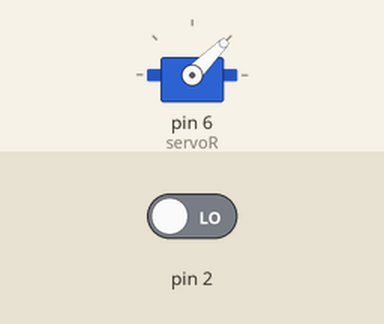
Simulated run of this sketch. Board: Arduino Uno, built with avr-gcc and run on an emulated ATmega328P. Parts: servo. The test bench sets the inputs (shaded band); at power-on: pin 2 LOW.

Above: at 1.2 s.
1.3 s: pin 2 driven HIGH
At 2.3 s:
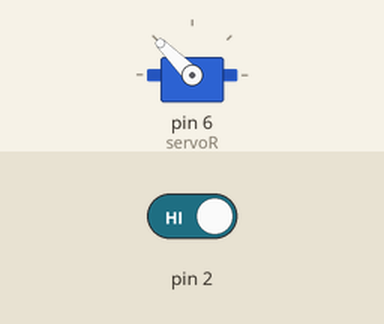
2.8 s: pin 2 driven LOW
At 3.5 s:
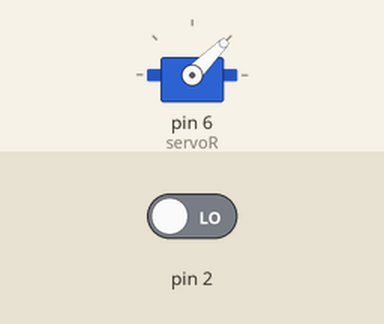
Timing chart, 0 to 5.8 s (numbered marks = the images above; inputs shaded):
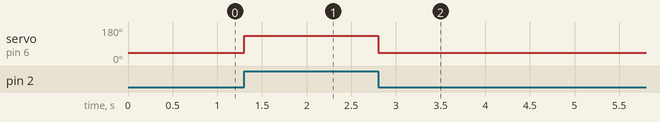

Measured:
- after the input at 1.3 s, servo on pin 6 (servoR): 45° → 135° at once
- after the input at 2.8 s, servo on pin 6 (servoR): 135° → 45° at once

The sketch:

Servo_Switch_Test.ino
```cpp
/*
 * Testing servo and switch integration
 */
#include <Servo.h>

Servo servoR;
int servo_speed;

void setup() {
  // put your setup code here, to run once:
  servoR.attach(6);
  servo_speed = 45;
  pinMode(INPUT,2);
  Serial.begin(9600);
}

void loop() {
  if (PIND & 2<<1){
    servo_speed = 135;
  }
  else {
    servo_speed = 45;
  }
  servoR.write(servo_speed);
  delay(1);
}
```
